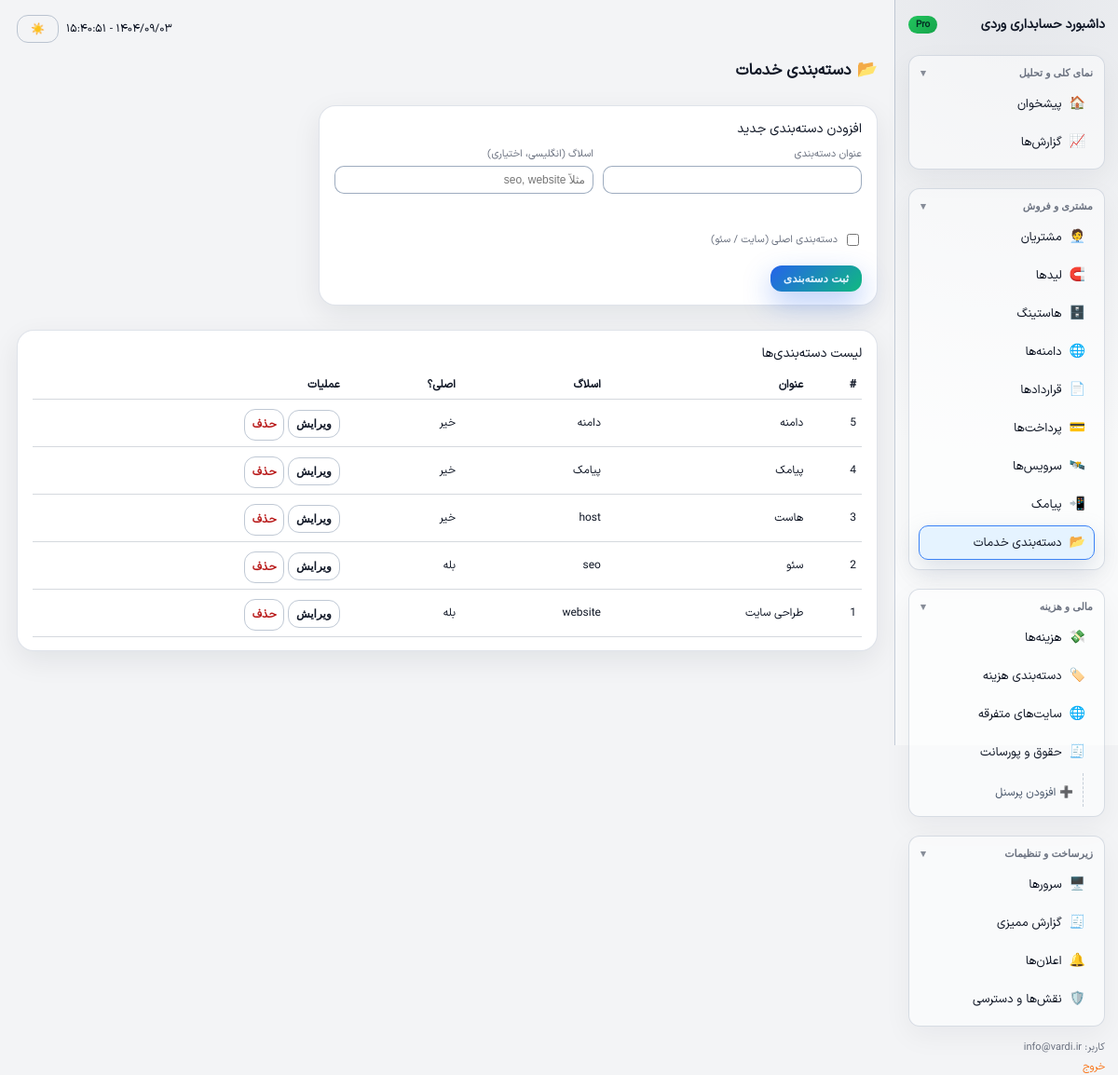
The page /categories (signed in) on the database its author committed.
### tables this page shows
CREATE TABLE `product_categories` (
  `id` int(11) NOT NULL,
  `name` varchar(190) NOT NULL,
  `slug` varchar(100) NOT NULL,
  `parent_id` int(11) DEFAULT NULL,
  `is_primary` tinyint(1) NOT NULL DEFAULT 0,
  `is_commissionable` tinyint(1) NOT NULL DEFAULT 1,
  `has_direct_cost` tinyint(1) NOT NULL DEFAULT 0,
  `created_at` datetime DEFAULT NULL,
  `updated_at` datetime DEFAULT NULL
);

### src/Core/View.php (called while the page is built, shortened)
<?php
class View
{
    public static function render(string $view, array $data = []): void
    {
        include __DIR__ . '/../../views/layout.php';
    }
}

### src/Controller/CategoryController.php (called while the page is built, shortened)
<?php
class CategoryController
{
    public function index(): void
    {
        try {
            $pdo = Database::connection();
            $rows = $pdo->query("SELECT * FROM product_categories ORDER BY id DESC")->fetchAll();
            View::render('categories/index', [
                'user'       => Auth::user(),
                'categories' => $rows,
            ]);
        } catch (PDOException $e) {
            View::renderError('خطا در بارگذاری دسته‌بندی‌ها: ' . $e->getMessage(), $e->getTraceAsString(), Auth::user());
        }
    }
}

### index.php (called while the page is built, shortened)
<?php
$router = new \App\Core\Router();
$router->dispatch();

### views/categories/index.php (the view, shortened to what this page needs)
<div class="topbar-title" style="margin-bottom:8px;">
    <span class="emoji">📂</span>
    <span>دسته‌بندی خدمات</span>
</div>
<div class="card-soft" style="margin-bottom:10px;max-width:600px;">
    <div class="card-header">
        <div class="card-title">افزودن دسته‌بندی جدید</div>
    </div>
    <form method="post" action="/categories/create">
        <div class="grid" style="grid-template-columns:repeat(2,minmax(0,1fr));gap:10px;">
            <div class="form-field">
                <label class="form-label">عنوان دسته‌بندی</label>
                <input type="text" name="name" class="form-input" required>
            </div>
            <div class="form-field">
                <label class="form-label">اسلاگ (انگلیسی، اختیاری)</label>
                <input type="text" name="slug" class="form-input" placeholder="مثلاً seo, website">
            </div>
            <div class="form-field" style="display:flex;align-items:center;gap:6px;margin-top:20px;">
                <input type="checkbox" name="is_primary" id="is_primary">
                <label for="is_primary" class="form-label" style="margin:0;">دسته‌بندی اصلی (سایت / سئو)</label>
            </div>
        </div>
        <button type="submit" class="btn btn-primary" style="margin-top:8px;">ثبت دسته‌بندی</button>
    </form>
</div>
<div class="card-soft">
    <div class="card-header">
        <div class="card-title">لیست دسته‌بندی‌ها</div>
    </div>
    <div style="overflow-x:auto;">
        <table class="table">
            <thead>
            <tr>
                <th>#</th>
                <th>عنوان</th>
                <th>اسلاگ</th>
                <th>اصلی؟</th>
                <th>عملیات</th>
            </tr>
            </thead>
            <tbody>
            <?php if (empty($categories)): ?>
                <tr><td colspan="5">هنوز دسته‌بندی ثبت نشده است.</td></tr>
            <?php else: ?>
                <?php foreach ($categories as $cat): ?>
                    <tr>
                        <td><?php echo (int)$cat['id']; ?></td>
                        <td><?php echo htmlspecialchars($cat['name'], ENT_QUOTES, 'UTF-8'); ?></td>
                        <td><?php echo htmlspecialchars($cat['slug'], ENT_QUOTES, 'UTF-8'); ?></td>
                        <td><?php echo ((int)$cat['is_primary']===1)?'بله':'خیر'; ?></td>
                        <td>
                            <button class="btn btn-outline" data-inline-edit-toggle="category-<?php echo (int)$cat['id']; ?>" style="padding-inline:8px;">ویرایش</button>
                            <a href="/categories/delete?id=<?php echo (int)$cat['id']; ?>" class="btn btn-outline" style="padding-inline:8px;color:#b91c1c;margin-top:4px;"
                               onclick="return confirm('این دسته‌بندی حذف شود؟');">حذف</a>
                        </td>
                    </tr>
                <?php endforeach; ?>
            <?php endif; ?>
            </tbody>
        </table>
    </div>
</div>

### assets/css/app.css (style rules this page uses)
* { box-sizing:border-box; }
html { scroll-behavior:smooth; }
body { margin:0; font-family:'IRANSansXVF',system-ui,-apple-system,BlinkMacSystemFont,'Segoe UI',sans-serif; direction:rtl; }
body { background:#f3f4f6; color:#111827; }
.card,.card-soft { transition:transform 0.15s ease, box-shadow 0.15s ease; }
.topbar-title { font-size:17px;font-weight:600;display:flex;align-items:center;gap:6px; }
.topbar-title span.emoji { font-size:18px; }
.card,.card-soft { border-radius:18px;padding:14px 16px;box-shadow:0 10px 30px rgba(15,23,42,0.08);border:1px solid rgba(148,163,184,0.3); }
body:not(.theme-dark) .card-soft { background:#ffffff; }
.card-header { display:flex;justify-content:space-between;align-items:center;margin-bottom:8px; }
.card-title { font-size:14px;font-weight:500; }
.grid { display:grid;gap:12px; }
.table { width:100%;border-collapse:collapse;font-size:12px; }
.table th,.table td { padding:6px 6px;border-bottom:1px solid rgba(209,213,219,0.9);text-align:right; }
.btn { border-radius:12px;border:none;padding:7px 14px;font-size:12px;font-weight:600;cursor:pointer;display:inline-flex;align-items:center;gap:6px;text-decoration:none;justify-content:center;transition:transform 0.12s ease, box-shadow 0.12s ease; }
.btn-primary { background:linear-gradient(135deg,#2563eb,#10b981);color:#e0f2fe;box-shadow:0 12px 30px rgba(37,99,235,0.35); }
.btn-outline { background:transparent;border:1px solid rgba(148,163,184,0.6);color:inherit; }
.form-field { margin-bottom:10px; }
.form-label { display:block;font-size:11px;margin-bottom:4px;color:#6b7280; }
.form-input,.form-select,.form-textarea { width:100%;padding:7px 8px;border-radius:10px;border:1px solid rgba(148,163,184,0.9);font-size:12px;transition:border-color 0.15s ease, box-shadow 0.15s ease; }

### rows shown on the page
product_categories: id "5", name "دامنه", slug "دامنه", is_primary "خیر"
product_categories: id "4", name "پیامک", slug "پیامک", is_primary "خیر"
product_categories: id "3", name "هاست", slug "host", is_primary "خیر"
product_categories: id "2", name "سئو", slug "seo", is_primary "بله"
product_categories: id "1", name "طراحی سایت", slug "website", is_primary "بله"

### other values the page prints
$user['email'] "info@vardi.ir"
